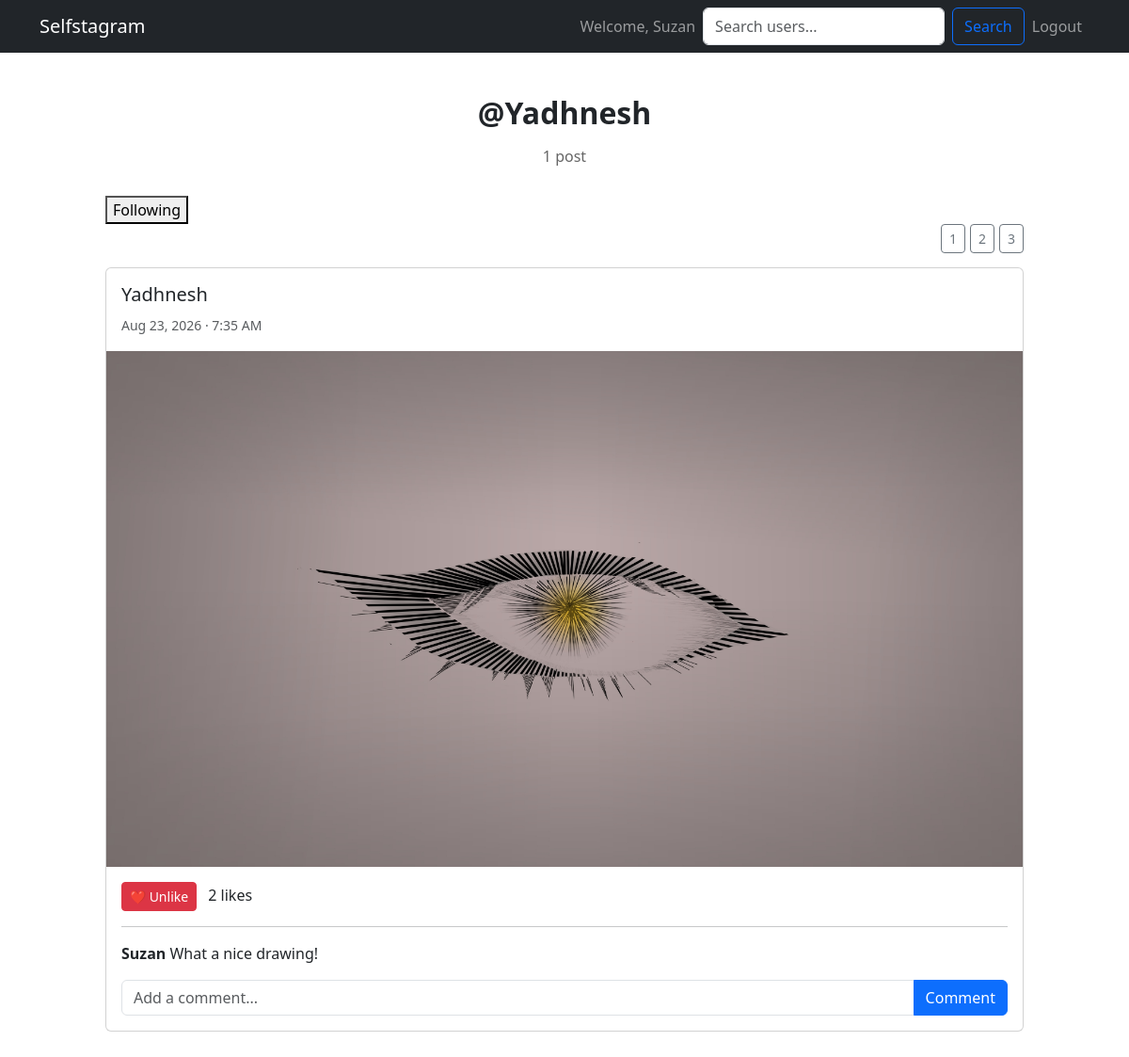
Screenshot of /profile/Yadhnesh/ (signed in) with the database file from the repository.
### myapp/models.py (models this page shows, shortened)
class Image(models.Model):
    user = models.ForeignKey(User, on_delete=models.CASCADE, related_name="images")
    photo = models.ImageField(upload_to="Images")
    date = models.DateTimeField(auto_now_add=True)

class Comment(models.Model):
    user = models.ForeignKey(User, on_delete=models.CASCADE, related_name="comments")
    image = models.ForeignKey(Image, on_delete=models.CASCADE, related_name="comments")
    text = models.CharField(max_length=500)
    date = models.DateTimeField(auto_now_add=True)
    class Meta:
        ordering = ["date"]

### myapp/views.py (the view)
# urls.py: path('profile/<str:username>/', views.profile, name='profile'),
@login_required
def profile(request, username):
    profile_user = get_object_or_404(User, username=username)
    images = (
        Image.objects
        .filter(user=profile_user)
        .prefetch_related("likes", "comments__user")
        .order_by("-date")
    )
    liked_image_ids = set(
        Like.objects
        .filter(user=request.user, image__in=images)
        .values_list("image_id", flat=True)
    )
    is_following = Follow.objects.filter(
        follower=request.user,
        following=profile_user
    ).exists()
    following_users = User.objects.filter(
        followers__follower=profile_user
    ).order_by("username")
    return render(
        request,
        "myapp/profile.html",
        {
            "profile_user": profile_user,
            "img": images,
            "liked_image_ids": liked_image_ids,
            "is_following": is_following,
            "following_users": following_users,
        },
    )

### myapp/templates/myapp/profile.html (shortened to what this page needs)
{% extends "base.html" %}
{% block content %}
<div class="container profile-container">
    <div class="profile-header">
        <div class="profile-username">
            @{{ profile_user.username }}
        </div>
        <div class="profile-stats">
            {{ img|length }} post{{ img|length|pluralize }}
        </div>
    </div>
    {% if request.user != profile_user %}
        {% if is_following %}
            <form method="POST" action="{% url 'unfollow_user' profile_user.id %}">
                <button type="submit">
                    Following
                </button>
            </form>
        {% endif %}
    {% endif %}
    <div class="layout-buttons">
        <button class="btn btn-outline-secondary btn-sm"
                onclick="setGrid(1)">
            1
        </button>
        <button class="btn btn-outline-secondary btn-sm"
                onclick="setGrid(2)">
            2
        </button>
        <button class="btn btn-outline-secondary btn-sm"
                onclick="setGrid(3)">
            3
        </button>
    </div>
    {% if img %}
        <div id="photoGrid" class="photo-grid grid-1">
            {% for image in img %}
                <div class="grid-item">
                    <div class="card post-card">
                        <div class="card-body">
                            <h5>
                                <a href="{% url 'profile' image.user.username %}"
                                   class="username-link">
                                    {{ image.user.username }}
                                </a>
                            </h5>
                            <small class="text-muted">
                                {{ image.date|date:"M d, Y · g:i A" }}
                            </small>
                        </div>
                        <img src="{{ image.photo.url }}"
                             class="post-image"
                             alt="Photo uploaded by {{ image.user.username }}">
                        <div class="card-body">
                            <form method="POST"
                                  action="{% url 'toggle_like' image.id %}"
                                  class="d-inline">
                                {% if image.id in liked_image_ids %}
                                    <button type="submit"
                                            class="btn btn-danger btn-sm">
                                        ❤️ Unlike
                                    </button>
                                {% else %}
                                    <button type="submit"
                                            class="btn btn-outline-danger btn-sm">
                                        🤍 Like
                                    </button>
                                {% endif %}
                            </form>
                            <span class="ms-2">
                                {{ image.likes.count }}
                                like{{ image.likes.count|pluralize }}
                            </span>
                            <hr>
                            {% for comment in image.comments.all %}
                                <div class="comment">
                                    <strong>
                                        {{ comment.user.username }}
                                    </strong>
                                    {{ comment.text }}
                                </div>
                            {% empty %}
                                <p class="text-muted">
                                    No comments yet.
                                </p>
                            {% endfor %}
                            <form method="POST"
                                  action="{% url 'add_comment' image.id %}"
                                  class="mt-3">
                                <div class="input-group">
                                    <input type="text"
                                           name="text"
                                           class="form-control"
                                           placeholder="Add a comment..."
                                           maxlength="500"
                                           required>
                                    <button type="submit"
                                            class="btn btn-primary">
                                        Comment
                                    </button>
                                </div>
                            </form>
                        </div>
                    </div>
                </div>
            {% endfor %}
        </div>
    {% else %}
        <div class="alert alert-secondary text-center">
            {{ profile_user.username }}
            hasn't uploaded any photos yet.
        </div>
    {% endif %}
</div>
{% endblock %}

### myapp/templates/base.html (shortened to what this page needs)
<!DOCTYPE html>
<html lang="en">
<head>
    <link href="https://cdn.jsdelivr.net/npm/bootstrap@5.3.0/dist/css/bootstrap.min.css" rel="stylesheet">
</head>
<body>
    <nav class="navbar navbar-expand-lg navbar-dark bg-dark">
        <div class="container">
            <a class="navbar-brand" href="{% url 'home' %}">Selfstagram</a>
            <div class="collapse navbar-collapse" id="navbarNav">
                <ul class="navbar-nav ms-auto">
                    {% if user.is_authenticated %}
                        <li class="nav-item">
                            <span class="nav-link">Welcome, {{ user.username }}</span>
                        </li>
                         <form method="GET" action="{% url 'search_users' %}" class="d-flex">
    <input
        type="search"
        name="q"
        class="form-control me-2"
        placeholder="Search users..."
        value="{{ request.GET.q }}"
    >
    <button type="submit" class="btn btn-outline-primary">
        Search
    </button>
</form>
                        <li class="nav-item">
                            <form method="post" action="{% url 'logout' %}" class="d-inline">
                                <button type="submit" class="btn btn-link nav-link">Logout</button>
                            </form>
                        </li>
                    {% endif %}
                </ul>
            </div>
        </div>
    </nav>
    {% block content %}
    {% endblock %}
</body>
</html>

### myapp/templates/myapp/profile.html (style rules this page uses)
.profile-container { max-width: 1000px; margin: 40px auto; }
.profile-header { text-align: center; margin-bottom: 30px; }
.profile-username { font-size: 32px; font-weight: 600; }
.profile-stats { color: #666; margin-top: 10px; }
.layout-buttons { display: flex; justify-content: flex-end; gap: 5px; margin-bottom: 15px; }
.photo-grid { display: flex; flex-wrap: wrap; margin: -8px; }
.grid-item { padding: 8px; }
.grid-1 .grid-item { width: 100%; }
.post-card { margin-bottom: 10px; }
.post-image { width: 100%; max-height: 700px; object-fit: contain; background: #f5f5f5; }
.username-link { text-decoration: none; color: inherit; }
.comment { margin-bottom: 6px; }

### rows the page displays
Image: user.username "Yadhnesh", date "Aug 23, 2026 · 7:35 AM", photo (picture), shows "❤️ Unlike", likes.count "2"
Comment: user.username "Suzan", text "What a nice drawing!"

### other values shown
{{ user.username }} "Suzan"
{{ profile_user.username }} "Yadhnesh"
{{ img|length }} "1"
